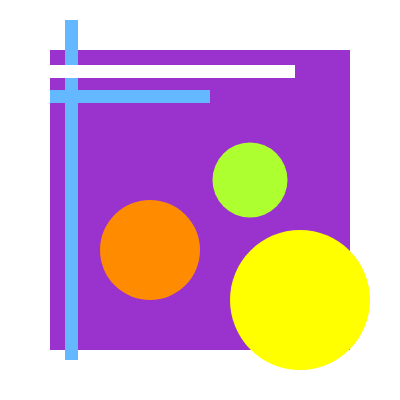
Frame 1 (no input)
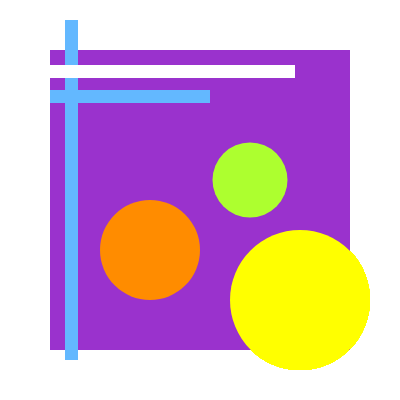
Frame 60 (no input)
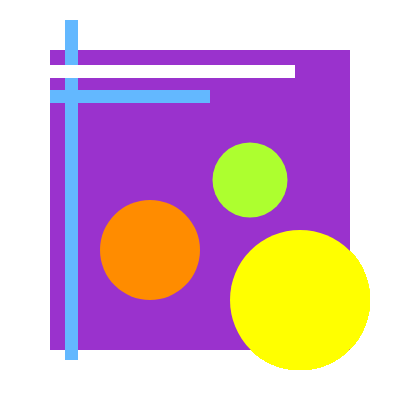
Frame 120 (the mouse pressed at the canvas centre since frame 60)

The p5.js sketch that drew these frames (run headless with seeded random() and noise() and a simulated clock; from frame 60 on, the mouse is pressed at the canvas centre):

// p5.js sketch
// ── sketch.js
//學號:3B052031
//姓名:林憶筠
//色彩的意象(明色調，快樂，朝陽，青春的)
function setup() {
  createCanvas(400, 400);
}
function draw() {
  //紫色
  fill(154,50,205);
  strokeWeight(0);
  rect(50,50,300,300);
  //藍色(直)
  fill(99,184,255);
  strokeWeight(0);
  rect(65,20,13,340);
  //藍色(橫)
  fill(99,184,255);
  strokeWeight(0);
  rect(50,90,160,13);
  //白色
  fill(255,255,255);
  strokeWeight(0);
  rect(50,65,245,13);
 //橘圓
  fill(255,140,0);
  strokeWeight(0);
  ellipse(150,250,100,100);
  //綠圓
  fill(173,255,47);
  strokeWeight(0);
  ellipse(250,180,75,75);
  //黃圓
  fill(255,255,0);
  strokeWeight(0);
  ellipse(300,300,140,140);
}
